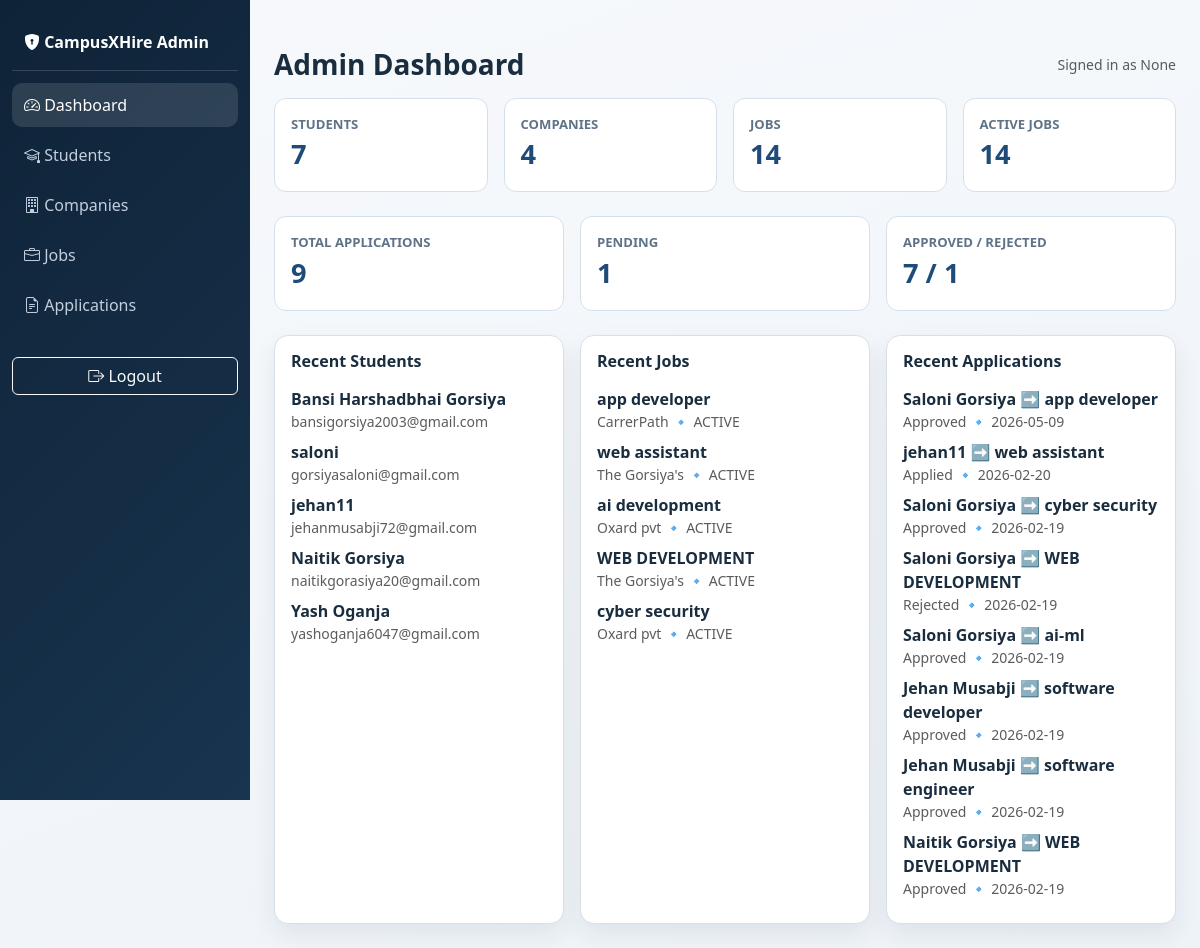
Screenshot of /admin/dashboard (signed in) with the database file from the repository.
### app/models/student.py (models this page shows, shortened)
class Students(db.Model):
    __tablename__ = "students"
    id = db.Column(db.Integer, primary_key=True)
    full_name = db.Column(db.String(150), nullable=False)
    slug = db.Column(db.String(200), unique=True, nullable=False)
    email = db.Column(db.String(120), unique=True, nullable=False)
    mobile_no = db.Column(db.String(15), nullable=False)
    start_year = db.Column(db.Integer, nullable=False)
    end_year = db.Column(db.Integer, nullable=False)
    field = db.Column(db.String(100), nullable=False)
    specialization = db.Column(db.String(120))
    objective = db.Column(db.Text)
    password = db.Column(db.String(16), nullable=False)
    college_id = db.Column(db.Integer, nullable=False)
    github = db.Column(db.String(200))
    linkedin = db.Column(db.String(200))
    portfolio = db.Column(db.String(255))
    resume_file = db.Column(db.String(255))
    video_resume = db.Column(db.String(255))
    sem = db.Column(db.Integer)  # Current/Last semester
    cgpa = db.Column(db.Float)    # CGPA
    is_public = db.Column(db.Boolean, default=True)
    created_at = db.Column(db.DateTime, server_default=db.func.now())
    projects = db.relationship(
        "Projects",
        back_populates="student",
        cascade="all, delete-orphan"
    )
    skills = db.relationship(
    "Skills",
    back_populates="student",
    cascade="all, delete-orphan"
)
    certificate = db.relationship("certificate", backref="student", lazy=True)

### app/models/job_post.py (models this page shows, shortened)
class Job(db.Model):
    __tablename__ = "jobs"
    id = db.Column(db.Integer, primary_key=True)
    company_id = db.Column(
        db.Integer,
        db.ForeignKey("companies.id", ondelete="CASCADE"),
        nullable=False
    )
    job_title = db.Column(db.String(150), nullable=False)
    job_type = db.Column(db.String(50), nullable=False)
    work_mode = db.Column(db.String(50), nullable=False)
    location = db.Column(db.String(100))
    experience = db.Column(db.String(50))
    education = db.Column(db.String(100))
    skills = db.Column(db.Text)
    description = db.Column(db.Text)
    salary = db.Column(db.String(50))
    openings = db.Column(db.Integer, default=1)
    selection_process = db.Column(db.Text)
    deadline = db.Column(db.Date)
    status = db.Column(
        db.String(20),
        default="ACTIVE",
        nullable=False
    )
    created_at = db.Column(
        db.DateTime,
        default=datetime.utcnow,
        nullable=False
    )
    company = db.relationship(
        "Company",
        backref=db.backref("jobs", lazy=True),
        passive_deletes=True
    )

### app/models/company.py (models this page shows)
class Company(db.Model):
    __tablename__ = "companies"
    id = db.Column(db.Integer, primary_key=True)
    company_name = db.Column(db.String(200), nullable=False)
    hr_name = db.Column(db.String(120), nullable=False)
    email = db.Column(db.String(120), unique=True, nullable=False)
    mobile_no = db.Column(db.String(10), nullable=False)
    industry_type = db.Column(db.String(100), nullable=False)
    website = db.Column(db.String(200))
    password = db.Column(db.String(200), nullable=False)
    is_verified = db.Column(db.Boolean, default=False)

### app/models/jobApplication.py (models this page shows)
class JobApplication(db.Model):
    __tablename__ = "job_applications"
    id = db.Column(db.Integer, primary_key=True)
    student_id = db.Column(
        db.Integer, db.ForeignKey("students.id"), nullable=False
    )
    job_id = db.Column(
        db.Integer, db.ForeignKey("jobs.id"), nullable=False
    )
    student_email = db.Column(db.String(120), nullable=False)
    resume = db.Column(db.String(255))
    video_resume = db.Column(db.String(255))
    portfolio_link = db.Column(db.String(255))
    cover_letter = db.Column(db.Text)
    status = db.Column(db.String(20), default="Applied")
    applied_at = db.Column(db.DateTime, default=datetime.utcnow)
    student = db.relationship("Students", backref="applications")
    job = db.relationship("Job", backref="job_applications")

### app/routes/auth.py (the view)
@auth_bp.route("/admin/dashboard")
@admin_required
def admin_dashboard():
    total_students = Students.query.count()
    total_companies = Company.query.count()
    total_jobs = Job.query.count()
    active_jobs = Job.query.filter_by(status="ACTIVE").count()
    total_applications = JobApplication.query.count()
    pending_applications = JobApplication.query.filter_by(status="Applied").count()
    approved_applications = JobApplication.query.filter_by(status="Approved").count()
    rejected_applications = JobApplication.query.filter_by(status="Rejected").count()
    recent_students = Students.query.order_by(Students.created_at.desc()).limit(5).all()
    recent_jobs = Job.query.order_by(Job.created_at.desc()).limit(5).all()
    recent_applications = JobApplication.query.order_by(JobApplication.applied_at.desc()).limit(8).all()
    return render_template(
        "admin/admin_dashboard.html",
        total_students=total_students,
        total_companies=total_companies,
        total_jobs=total_jobs,
        active_jobs=active_jobs,
        total_applications=total_applications,
        pending_applications=pending_applications,
        approved_applications=approved_applications,
        rejected_applications=rejected_applications,
        recent_students=recent_students,
        recent_jobs=recent_jobs,
        recent_applications=recent_applications,
    )

### app/routes/auth.py (called while the page is built)
def admin_required(view_func):
    @wraps(view_func)
    def wrapper(*args, **kwargs):
        if not session.get("is_admin"):
            flash("Please login as admin to continue.", "warning")
            return redirect(url_for("auth.admin_login"))
        return view_func(*args, **kwargs)
    return wrapper

### templates/admin/admin_dashboard.html (shortened to what this page needs)
﻿{% extends "admin/base.html" %}
{% block content %}
<div class="d-flex align-items-center justify-content-between mb-3">
    <h3 class="fw-bold mb-0">Admin Dashboard</h3>
    <span class="text-muted small">Signed in as {{ session.get('admin_email') }}</span>
</div>
<div class="row g-3 mb-4">
    <div class="col-md-3"><div class="kpi-card"><div class="kpi-label">Students</div><div class="kpi-value">{{ total_students }}</div></div></div>
    <div class="col-md-3"><div class="kpi-card"><div class="kpi-label">Companies</div><div class="kpi-value">{{ total_companies }}</div></div></div>
    <div class="col-md-3"><div class="kpi-card"><div class="kpi-label">Jobs</div><div class="kpi-value">{{ total_jobs }}</div></div></div>
    <div class="col-md-3"><div class="kpi-card"><div class="kpi-label">Active Jobs</div><div class="kpi-value">{{ active_jobs }}</div></div></div>
</div>
<div class="row g-3 mb-4">
    <div class="col-md-4"><div class="kpi-card"><div class="kpi-label">Total Applications</div><div class="kpi-value">{{ total_applications }}</div></div></div>
    <div class="col-md-4"><div class="kpi-card"><div class="kpi-label">Pending</div><div class="kpi-value">{{ pending_applications }}</div></div></div>
    <div class="col-md-4"><div class="kpi-card"><div class="kpi-label">Approved / Rejected</div><div class="kpi-value">{{ approved_applications }} / {{ rejected_applications }}</div></div></div>
</div>
<div class="row g-3">
    <div class="col-lg-4">
        <div class="panel-card p-3 h-100">
            <h6 class="fw-bold mb-3">Recent Students</h6>
            {% if recent_students %}
                {% for s in recent_students %}
                    <div class="mb-2">
                        <div class="fw-semibold">{{ s.full_name }}</div>
                        <div class="small text-muted">{{ s.email }}</div>
                    </div>
                {% endfor %}
            {% else %}
                <p class="text-muted mb-0">No data.</p>
            {% endif %}
        </div>
    </div>
    <div class="col-lg-4">
        <div class="panel-card p-3 h-100">
            <h6 class="fw-bold mb-3">Recent Jobs</h6>
            {% if recent_jobs %}
                {% for j in recent_jobs %}
                    <div class="mb-2">
                        <div class="fw-semibold">{{ j.job_title }}</div>
                        <div class="small text-muted">{{ j.company.company_name if j.company else 'Company' }} 🔹 {{ j.status }}</div>
                    </div>
                {% endfor %}
            {% else %}
                <p class="text-muted mb-0">No data.</p>
            {% endif %}
        </div>
    </div>
    <div class="col-lg-4">
        <div class="panel-card p-3 h-100">
            <h6 class="fw-bold mb-3">Recent Applications</h6>
            {% if recent_applications %}
                {% for a in recent_applications %}
                    <div class="mb-2">
                        <div class="fw-semibold">{{ a.student.full_name if a.student else 'Student' }} ➡️ {{ a.job.job_title if a.job else 'Job' }}</div>
                        <div class="small text-muted">{{ a.status }} 🔹 {{ a.applied_at.strftime('%Y-%m-%d') if a.applied_at else '' }}</div>
                    </div>
                {% endfor %}
            {% else %}
                <p class="text-muted mb-0">No data.</p>
            {% endif %}
        </div>
    </div>
</div>
{% endblock %}

### static/css/mobile.css (style rules this page uses)
html, body { max-width: 100%; overflow-x: hidden; }

### templates/admin/base.html (style rules this page uses)
:root { --primary: #1f4b7a; --secondary: #2f6ea6; --dark: #0f2337; --dark-2: #18344f; --surface: #f7f9fc; --border: #d6e0ea; --text: #1a2d3f; --muted: #5f7388; }
body { font-family: "Segoe UI", Tahoma, Geneva, Verdana, sans-serif; background: linear-gradient(160deg, #f7f9fc 0%, #eef3f8 100%); color: var(--text); }
.panel-card { background: #fff; border: 1px solid var(--border); border-radius: 14px; box-shadow: 0 10px 24px rgba(15, 35, 55, 0.08); }
.kpi-card { border: 1px solid var(--border); border-radius: 12px; padding: 16px; background: #fff; height: 100%; }
.kpi-label { font-size: 0.82rem; text-transform: uppercase; font-weight: 700; color: var(--muted); }
.kpi-value { font-size: 1.7rem; font-weight: 800; color: var(--primary); }

### rows the page displays
Students: full_name "Bansi Harshadbhai Gorsiya", email "bansigorsiya2003@gmail.com"
Students: full_name "saloni", email "gorsiyasaloni@gmail.com"
Students: full_name "jehan11", email "jehanmusabji72@gmail.com"
Students: full_name "Naitik Gorsiya", email "naitikgorasiya20@gmail.com"
Students: full_name "Yash Oganja", email "yashoganja6047@gmail.com"
Job: job_title "app developer", company "CarrerPath", status "ACTIVE"
Job: job_title "web assistant", company "The Gorsiya's", status "ACTIVE"
Job: job_title "ai development", company "Oxard pvt", status "ACTIVE"
Job: job_title "WEB DEVELOPMENT", company "The Gorsiya's", status "ACTIVE"
Job: job_title "cyber security", company "Oxard pvt", status "ACTIVE"
JobApplication: student "Saloni Gorsiya", job "app developer", status "Approved", applied_at "2026-05-09"
JobApplication: student "jehan11", job "web assistant", status "Applied", applied_at "2026-02-20"
JobApplication: student "Saloni Gorsiya", job "cyber security", status "Approved", applied_at "2026-02-19"
JobApplication: student "Saloni Gorsiya", job "WEB DEVELOPMENT", status "Rejected", applied_at "2026-02-19"
JobApplication: student "Saloni Gorsiya", job "ai-ml", status "Approved", applied_at "2026-02-19"
JobApplication: student "Jehan Musabji", job "software developer", status "Approved", applied_at "2026-02-19"
JobApplication: student "Jehan Musabji", job "software engineer", status "Approved", applied_at "2026-02-19"
JobApplication: student "Naitik Gorsiya", job "WEB DEVELOPMENT", status "Approved", applied_at "2026-02-19"

### other values shown
{{ session.get('admin_email') }} "None"
{{ total_students }} "7"
{{ total_companies }} "4"
{{ total_jobs }} "14"
{{ active_jobs }} "14"
{{ total_applications }} "9"
{{ pending_applications }} "1"
{{ approved_applications }} "7"
{{ rejected_applications }} "1"
